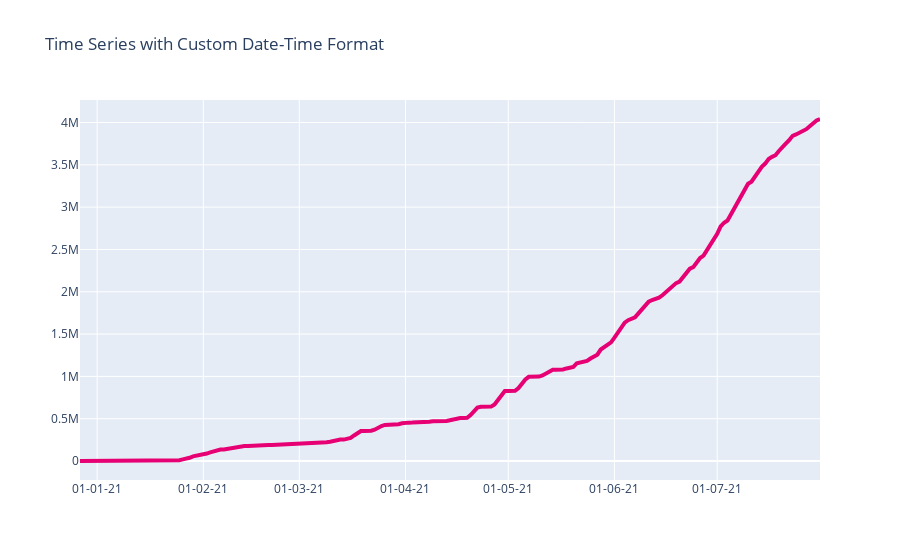

Notebook cell for this chart:
### Code cell
fig = go.Figure(go.Scatter(
    x = df_vac_app.index,
    y = df_vac_app["cumsum2"],
    name='Població amb pauta completa',
    
))

fig.update_layout(
    title = 'Time Series with Custom Date-Time Format',
    xaxis_tickformat = '%d-%m-%y',
)

# traces 
fig.update_traces(line_width=4, line_color="#e60073", hovertemplate=None, hoverlabel_font_size=14)
    
    

fig.show()

### Figure 1 — Plotly figure (JSON) as saved in the notebook; plotly's stock layout.template omitted (floating-point values rounded to 4 significant figures; data arrays with more than 128 entries replaced by an {"elided": "..."} marker saying what was removed)
{"data": [{"hoverlabel": {"font": {"size": 14}}, "line": {"color": "#e60073", "width": 4}, "name": "Població amb pauta completa", "type": "scatter", "x": {"elided": "217 str values"}, "y": {"elided": "217 int values"}}], "layout": {"title": {"text": "Time Series with Custom Date-Time Format"}, "xaxis": {"tickformat": "%d-%m-%y"}}}
